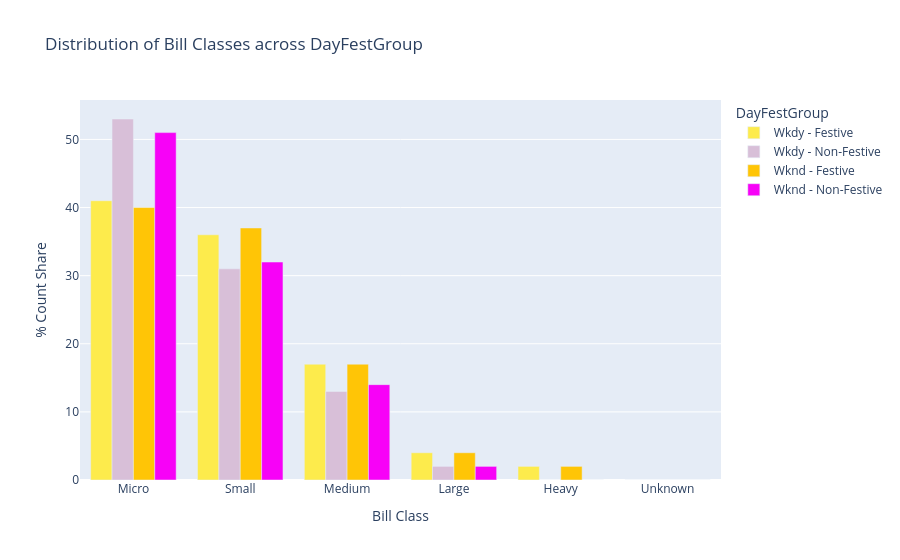

The notebook cell this image was saved under:
### Code cell
analyzer = SegmentationAnalyzer()
analyzer.analyze_a2(df)

### Figure 1 — Plotly figure (JSON) as saved in the notebook; plotly's stock layout.template omitted (floating-point values rounded to 4 significant figures)
{"data": [{"alignmentgroup": "True", "hovertemplate": "DayFestGroup=Wkdy - Festive<br>Bill_Class=%{x}<br>Percent_Share=%{y}<extra></extra>", "legendgroup": "Wkdy - Festive", "marker": {"color": "#FDEB4C", "pattern": {"shape": ""}}, "name": "Wkdy - Festive", "offsetgroup": "Wkdy - Festive", "orientation": "v", "showlegend": true, "textposition": "auto", "type": "bar", "x": ["Heavy", "Large", "Medium", "Micro", "Small", "Unknown"], "xaxis": "x", "y": [2.0, 4.0, 17.0, 41.0, 36.0, 0.0], "yaxis": "y"}, {"alignmentgroup": "True", "hovertemplate": "DayFestGroup=Wkdy - Non-Festive<br>Bill_Class=%{x}<br>Percent_Share=%{y}<extra></extra>", "legendgroup": "Wkdy - Non-Festive", "marker": {"color": "#D8BFD8", "pattern": {"shape": ""}}, "name": "Wkdy - Non-Festive", "offsetgroup": "Wkdy - Non-Festive", "orientation": "v", "showlegend": true, "textposition": "auto", "type": "bar", "x": ["Heavy", "Large", "Medium", "Micro", "Small", "Unknown"], "xaxis": "x", "y": [0.0, 2.0, 13.0, 53.0, 31.0, 0.0], "yaxis": "y"}, {"alignmentgroup": "True", "hovertemplate": "DayFestGroup=Wknd - Festive<br>Bill_Class=%{x}<br>Percent_Share=%{y}<extra></extra>", "legendgroup": "Wknd - Festive", "marker": {"color": "#FFC506", "pattern": {"shape": ""}}, "name": "Wknd - Festive", "offsetgroup": "Wknd - Festive", "orientation": "v", "showlegend": true, "textposition": "auto", "type": "bar", "x": ["Heavy", "Large", "Medium", "Micro", "Small", "Unknown"], "xaxis": "x", "y": [2.0, 4.0, 17.0, 40.0, 37.0, 0.0], "yaxis": "y"}, {"alignmentgroup": "True", "hovertemplate": "DayFestGroup=Wknd - Non-Festive<br>Bill_Class=%{x}<br>Percent_Share=%{y}<extra></extra>", "legendgroup": "Wknd - Non-Festive", "marker": {"color": "#F702F7", "pattern": {"shape": ""}}, "name": "Wknd - Non-Festive", "offsetgroup": "Wknd - Non-Festive", "orientation": "v", "showlegend": true, "textposition": "auto", "type": "bar", "x": ["Heavy", "Large", "Medium", "Micro", "Small", "Unknown"], "xaxis": "x", "y": [0.0, 2.0, 14.0, 51.0, 32.0, 0.0], "yaxis": "y"}], "layout": {"barmode": "group", "legend": {"title": {"text": "DayFestGroup"}, "tracegroupgap": 0}, "title": {"text": "Distribution of Bill Classes across DayFestGroup"}, "xaxis": {"anchor": "y", "categoryarray": ["Micro", "Small", "Medium", "Large", "Heavy", "Unknown"], "categoryorder": "array", "domain": [0, 1], "title": {"text": "Bill Class"}}, "yaxis": {"anchor": "x", "domain": [0, 1], "title": {"text": "% Count Share"}}}}
